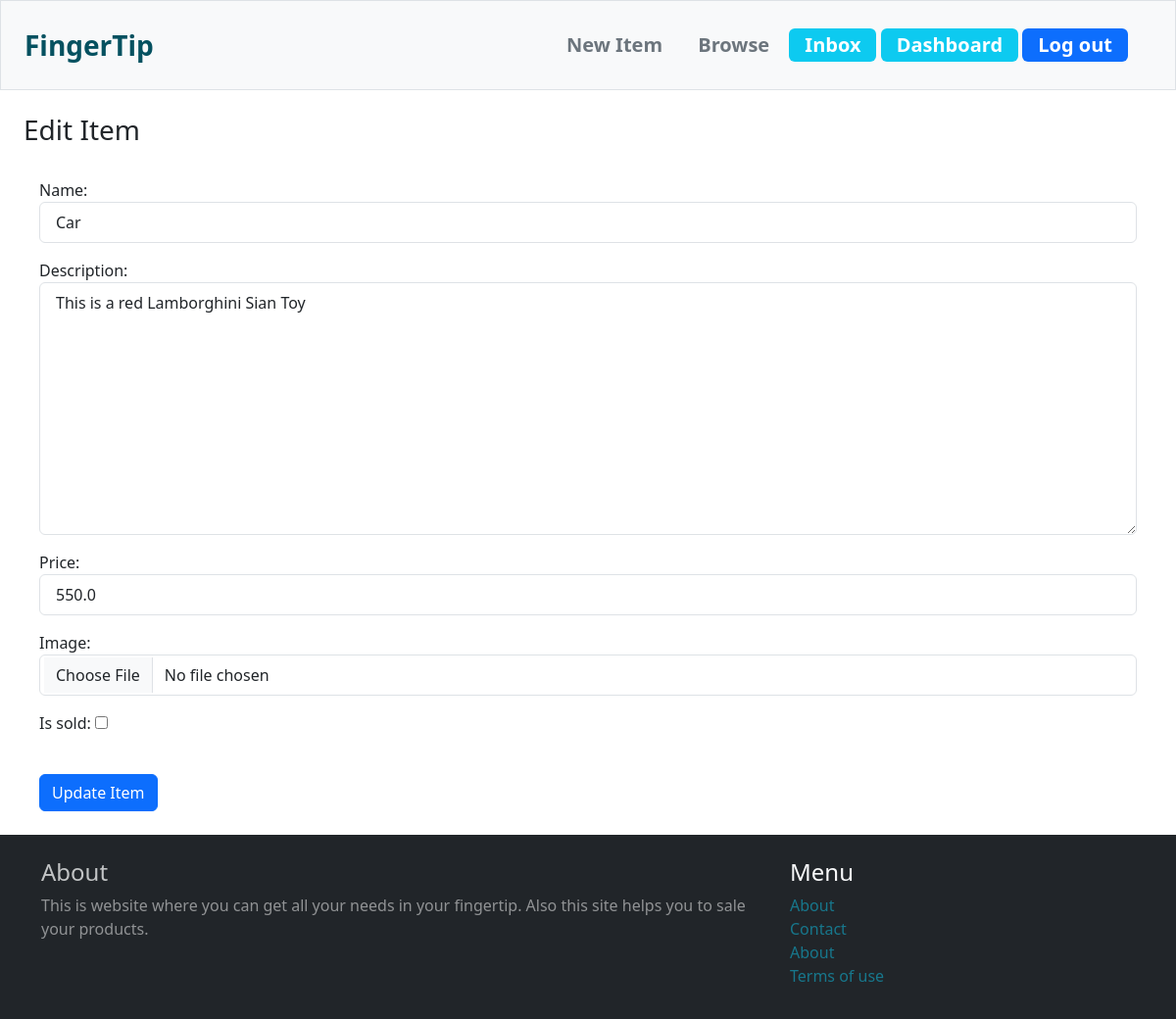
The app's page /items/edit/1/ (signed in) with its own data.
### item/models.py (models this page shows, shortened)
class Item(models.Model):
    category = models.ForeignKey(Category,related_name="items",on_delete=models.CASCADE)
    name = models.CharField(max_length=200)
    description = models.TextField(blank=True,null = True)
    price = models.FloatField()
    image = models.ImageField(upload_to='item_images', blank=True,null=True)
    is_sold = models.BooleanField(default=False)
    created_by = models.ForeignKey(User,related_name="items",on_delete=models.CASCADE)
    created_at = models.DateTimeField(auto_now_add=True)

### item/views.py (the view)
# urls.py: path("edit/<int:pk>/",views.edit_item,name="edit"),
@login_required
def edit_item(request,pk):
    item = get_object_or_404(Item,pk=pk,created_by=request.user)
    if request.method == "POST":
        form = EditItemForm(request.POST,request.FILES,instance=item)
        if form.is_valid():
            form.save()
        return redirect("item:detail",pk=item.id)
    else:
        form = EditItemForm(instance=item)
    context = {"form":form}
    return render(request,'item/edit_item.html',context)

### item/forms.py
class EditItemForm(forms.ModelForm):
    class Meta:
        model = Item
        fields = ('name','description','price','image','is_sold')
        widgets = {
            'category' : forms.Select(attrs={
                'class' : 'rounded border form-control py-2 px-3'
            }),
            'name' : forms.TextInput(attrs={
                'class' : 'rounded border form-control py-2 px-3'
            }),
            'description' : forms.Textarea(attrs={
                'class' : 'rounded border form-control py-2 px-3'
            }),
            'price' : forms.TextInput(attrs={
                'class' : 'rounded border form-control py-2 px-3'
            }),
            'image' : forms.FileInput(attrs={
                'class' : 'rounded border form-control py-2 px-3'
            }),
        }

### item/templates/item/edit_item.html (shortened to what this page needs)
{% extends 'core/base.html' %}
{% block content %}
<h3 class="fs-3">Edit Item</h3>
<form action="" method="post" enctype="multipart/form-data">
    <div class="py-4 px-3">
        {{ form.as_p }}
    </div>
    <button class="btn btn-primary mx-3">Update Item</button>
</form>
{% endblock %}

### records on screen
Item: name "Car", description "This is a red Lamborghini Sian Toy", price "550.0"
